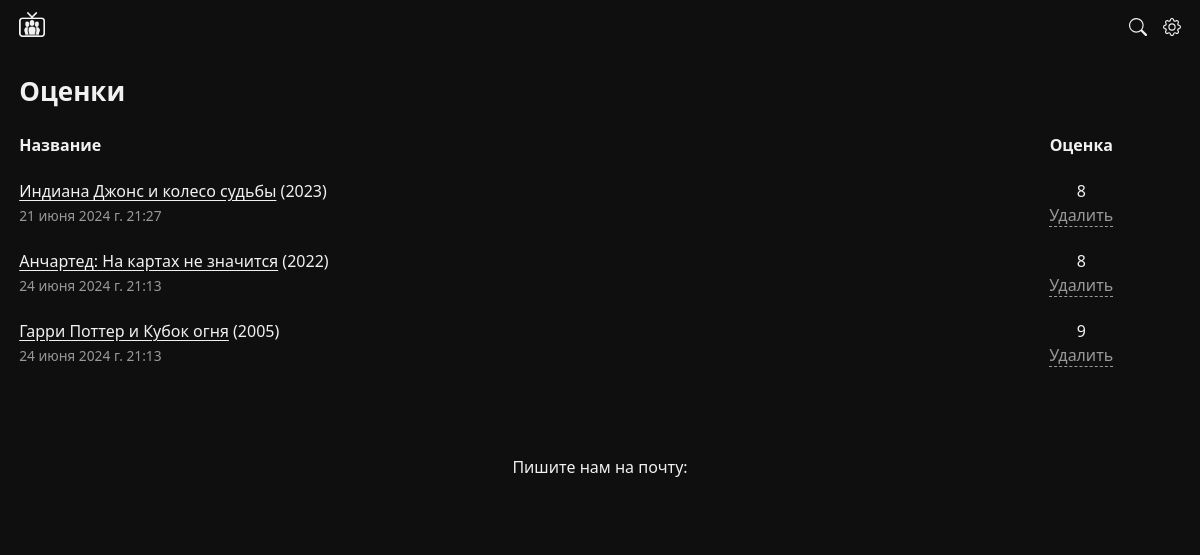
Page /users/profile/rating-list (signed in) on the committed database.
### users/models.py (models this page shows, shortened)
class Rating(models.Model):
    value = models.PositiveSmallIntegerField(default=0)
    movie = models.ForeignKey(Movie, on_delete=models.CASCADE, related_name="ratings")
    user = models.ForeignKey(User, on_delete=models.CASCADE,related_name="user_ratings")
    created_at = models.DateTimeField(auto_now_add=True)

### movie/models.py (models this page shows, shortened)
class Movie(models.Model):
    cover = models.ImageField(upload_to="movie_posters/", blank=True)
    title = models.CharField("Title", max_length=250)
    slug = models.SlugField("*", max_length=250)
    origin_title = models.CharField("Origin title", max_length=250, blank=True)
    category = models.ForeignKey(Category, on_delete=models.PROTECT, related_name="movies")
    genres = models.ManyToManyField(Genre)
    country = CountryField(multiple=True)
    year = models.PositiveSmallIntegerField(default=0)
    kp_rating = models.FloatField(blank=True)
    imdb_rating = models.FloatField(blank=True)
    quality = models.CharField(max_length=150, choices=QUALITIES)
    drafts = models.BooleanField(default=False)
    duration = models.CharField(max_length=150, blank=True)
    description = models.TextField(blank=True)
    sd_file_url = models.URLField(blank=True)
    hd_file_url = models.URLField(blank=True)

### users/views.py (the view)
# urls.py: path("profile/rating-list", views.ProfileRatingListView.as_view(), name="rating_list"),
class ProfileRatingListView(ListView):
    model = Movie
    template_name = "ratings.html"
    def get_queryset(self):
        qs = Rating.objects.filter(user=self.request.user)
        return qs

### movie/context_pro.py (called while the page is built)
def get_context(request):
    max_val = Movie.objects.last().ratings.aggregate(Max("value"))['value__max']
    min_val = Movie.objects.last().ratings.aggregate(Min("value"))['value__min']
    avg_val = Movie.objects.last().ratings.aggregate(Avg("value"))['value__avg']
    print(max_val)
    print(min_val)
    print(avg_val)
    if "category" in request.path:
        context = {
            "genres":Genre.objects.all(),
            "movie_countries":get_movie_countries(),
            "movie_years":get_movie_year(),
            "qualities":["BDRip","HDRip","TS"]
            }
        return context
    else:
        return {}

### templates/ratings.html (shortened to what this page needs)
{% extends 'base.html' %}
{% load static %}
{% load countries %}
{% block content %}
<div id="main">
    <div class="container">
        <h1>Оценки</h1>
        <table id="history_table">
            <thead>
                <tr>
                    <th>Название</th>
                    <th style="text-align: center;">Оценка</th>
                </tr>
            </thead>
            <tbody>
                {% for rating in object_list %}
                <tr>
                    <td>
                        <a href="#"
                            title="{{rating.movie.title}}" class="link">
                        {{rating.movie.title}}</a> ({{rating.movie.year}})<br>
                        <span class="date rating_date">{{rating.created_at}}</span>
                    </td>
                    <td style="text-align: center;">
                        {{rating.value}}<br>
                        <a href="{% url 'users:delete_rating' rating.id %}" class="muted remove" data-id="229853">Удалить</a>
                    </td>
                </tr>
                {% empty %}
                <p>Здесь будут показываться ваши оценки к фильмам и сериалам</p>
                {% endfor %}
            </tbody>
        </table>
        <br>
    </div>
</div>
{% endblock %}

### staticfiles/css/style76d5.css (style rules this page uses)
body, html { height: 100%; }
form, h1, h2, h3, li, p, ul { margin: 0; padding: 0 }
table { width: 100%; max-width: 100%; background-color: transparent; border-collapse: collapse; border-spacing: 0; }
td, th { vertical-align: top; padding: 6px 0 6px 0; }
th { text-align: left; }
body { font-family: system-ui,-apple-system,"Segoe UI",Roboto,Arial,sans-serif,"Apple Color Emoji","Segoe UI Emoji","Segoe UI Symbol"; font-size: 1em; line-height: 1.5; background: #0f0f0f; color: #f1f1f1; margin: 0; padding: 0; height: auto; min-height: 100%; -webkit-text-size-adjust: 100%; -moz-text-size-adjust: 100%; text-size-adjust: 100%; -moz-osx-font-smoothing: grayscale; -webkit-font-smoothing: antialiased; }
h1, h2, h3, h4, h5 { font-weight: 600; margin-bottom: 1rem; display: inline-block; }
h1 { font-size: 1.625em; }
a { color: #f1f1f1; text-decoration: none; }
.container { max-width: 1280px; margin-right: auto; margin-left: auto; }
#main { padding-top: 1em; padding-left: 1.2em; padding-right: 1.2em; }
#history_table .date, #comments .comment_date { color: #999999; font-size: 0.86em; margin-left: 0.5rem; }
#history_table tr { border-bottom: 10px solid; border-color: transparent; }
#history_table .rating_date { margin-left: 0; }
.muted { color: #999999; }
a.muted { color: #999999; border-bottom: 1px dashed !important; }
.link { text-decoration: underline; text-underline-offset: 0.2rem; }

### rows in the picture
Rating: movie "Индиана Джонс и колесо судьбы", movie.year "2023", created_at "21 июня 2024 г. 21:27", value "8"
Rating: movie "Анчартед: На картах не значится", movie.year "2022", created_at "24 июня 2024 г. 21:13", value "8"
Rating: movie "Гарри Поттер и Кубок огня", movie.year "2005", created_at "24 июня 2024 г. 21:13", value "9"
